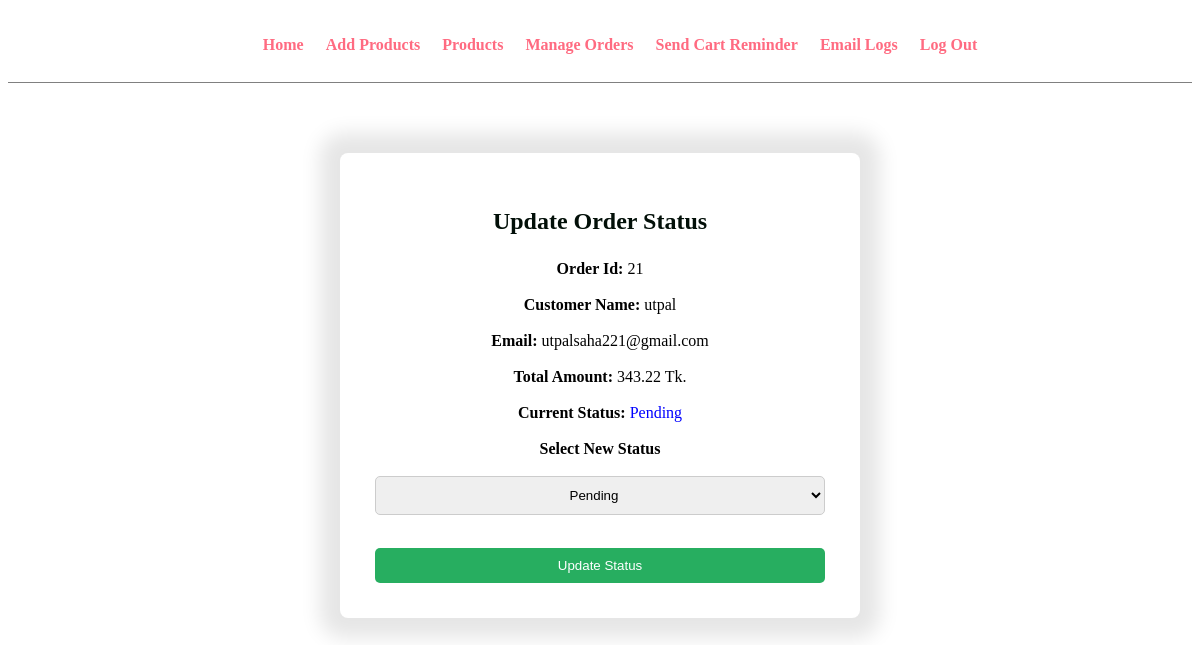
The app's page /admin/update-order-status.php?id=21 (signed in) with its own data.
### tables this page shows
CREATE TABLE `orders` (
  `order_id` int(11) NOT NULL,
  `user_id` int(11) NOT NULL,
  `total_amount` decimal(10,2) NOT NULL,
  `status` varchar(50) DEFAULT 'Pending',
  `order_date` timestamp NOT NULL DEFAULT current_timestamp(),
  `address` text DEFAULT NULL,
  `contact_no` varchar(20) DEFAULT NULL,
  `payment_method` varchar(50) DEFAULT NULL
);

CREATE TABLE `users` (
  `user_id` int(11) NOT NULL,
  `name` varchar(100) NOT NULL,
  `email` varchar(150) NOT NULL,
  `password` varchar(255) NOT NULL,
  `role` enum('admin','customer') DEFAULT 'customer',
  `created_at` timestamp NOT NULL DEFAULT current_timestamp()
);

### admin/update-order-status.php (the view, shortened to what this page needs)
<?php
    include("../config/db.php");
    $order_id = mysqli_real_escape_string($conn,$_GET['id']);
    $sql = "SELECT orders.* ,users.name ,users.email
    FROM orders
    JOIN users ON orders.user_id = users.user_id
    WHERE orders.order_id = '$order_id'";
    $res = mysqli_query($conn,$sql);
    $row = mysqli_fetch_assoc($res);
?>
<!DOCTYPE html>
<html lang="en">
<head>
    <link rel="stylesheet" href="../css/admin.css">
</head>
<body>
<div class="menu text-center">
        <div class="wrapper">
            <ul>
                <li><a href="dashboard.php">Home</a></li>
                <li><a href="add-products.php">Add Products</a></li>
                <li><a href="products.php">Products</a></li>
                <li><a href="manage-orders.php">Manage Orders</a></li>
                <li><a href="send-cart-reminder.php">Send Cart Reminder</a></li>
                <li><a href="mail-log.php">Email Logs</a></li>
                <li><a href="../authentication/logout.php">Log Out</a></li>
            </ul>
        </div>
    </div>
    <div class="container">
    <h2>Update Order Status</h2>
<b>Order Id: </b> <?php echo $row['order_id'];?> <br><br>
<b>Customer Name: </b> <?php echo $row['name'];?> <br><br>
<b>Email: </b> <?php echo $row['email'];?> <br><br>
<b>Total Amount: </b> <?php echo $row['total_amount'];?> Tk. <br><br>
<b>Current Status:</b>
<span style="color:blue;">
    <?php echo $row['status']; ?>
</span>
<form action="" method="POST">
    <br><b>Select New Status</b><br>
    <select name="status" class="text-center">
        <option value="Pending"
            <?php if($row['status']=='Pending') echo 'selected'; ?>>
            Pending
        </option>
    </select>
    <br>
    <button name="update_status">Update Status</button>
</form>
</div>
</body>
</html>

### css/admin.css (style rules this page uses)
.menu { border-bottom: 1px solid gray; }
.menu ul { list-style-type: none; }
.menu ul li { display: inline; padding: 1%; }
.menu ul li a { text-decoration: none; font-weight: bold; color: #ff6b81; }
.wrapper { padding: 1%; width: 80%; margin: 0 auto; }
.text-center { text-align: center; }
.container { max-width: 450px; margin: 70px auto; padding: 35px; background-color: #ffffff; border-radius: 8px; box-shadow: 0 0 20px 20px rgba(0, 0, 0, 0.1); text-align: center; }
.container h2 { color: #020f08; margin-bottom: 25px; }
.container form { display: flex; flex-direction: column; align-items: stretch; }
.container input,select { padding: 10px; margin-bottom: 15px; border: 1px solid #ccc; border-radius: 5px; }
.container button { background-color: #27ae60; color: white; border: none; padding: 10px; border-radius: 5px; cursor: pointer; transition: background 0.3s ease; }

### records on screen
orders: order_id "21", user.name "utpal", user.email "utpalsaha221@gmail.com", total_amount "343.22", status "Pending"
